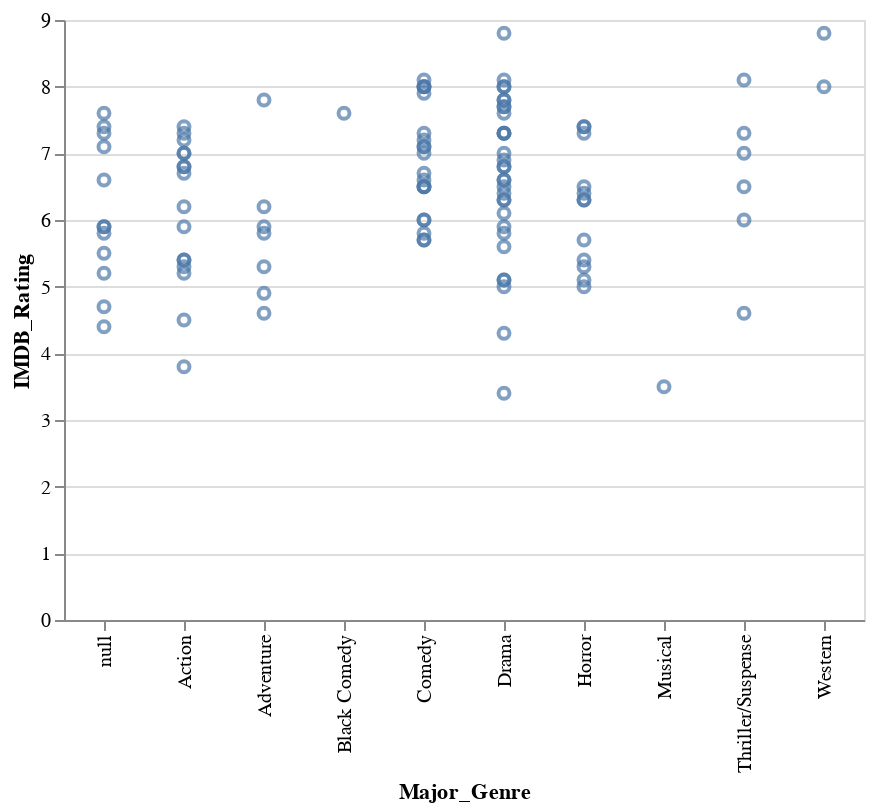

The notebook cell this image was saved under:
### Markdown cell above
Let's start by making a scatterplot of the IMDB rating against the major genre of each movie.

If we were talking **abstractly**, in the grammar of graphics, we might say something like:

- Encode **Major Genre** in the **x position**
- Encode **IMDB Rating** in the **y position**
- Use a **point** as the **mark** to draw with

This translates pretty straightforwardly into how you write Altair code. To see an example, check out the slides from lecture or this scatterplot example in the Altair documentation: https://altair-viz.github.io/gallery/simple_scatter.html

Then, write a specification for the chart below:

### Code cell
genre_rating=alt.Chart(movies).mark_point().encode(
    x= 'Major_Genre',
    y='IMDB_Rating'
)
genre_rating
